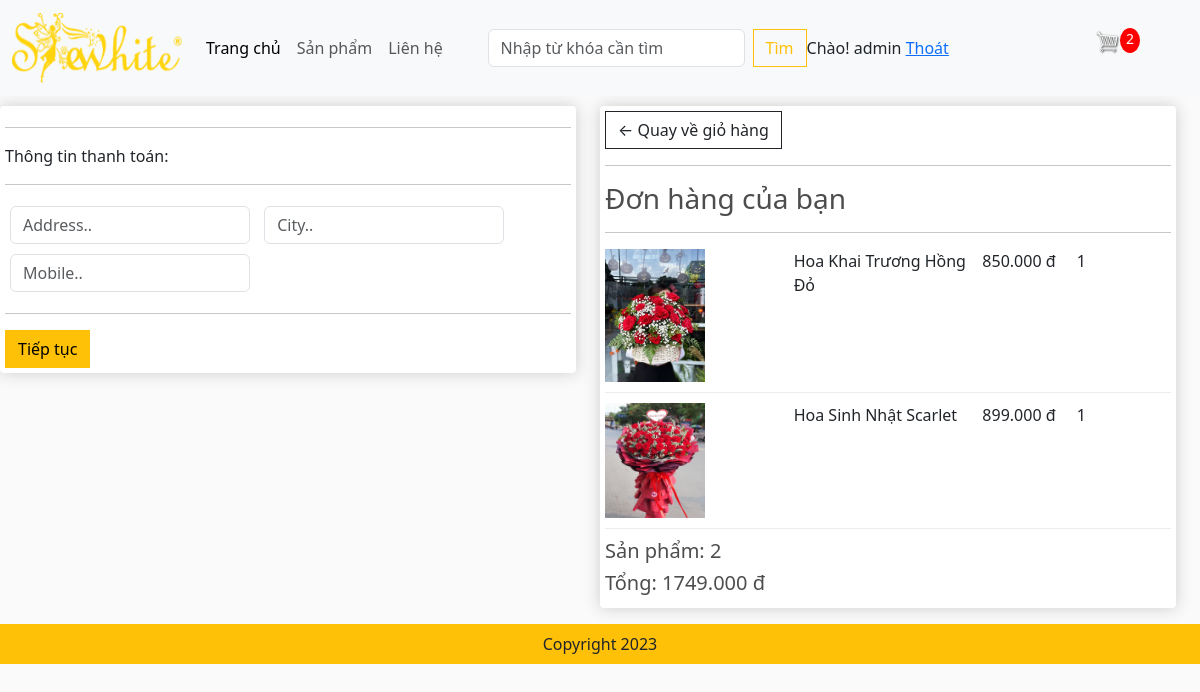
/checkout/ (signed in), run on an earlier commit of the app's database.
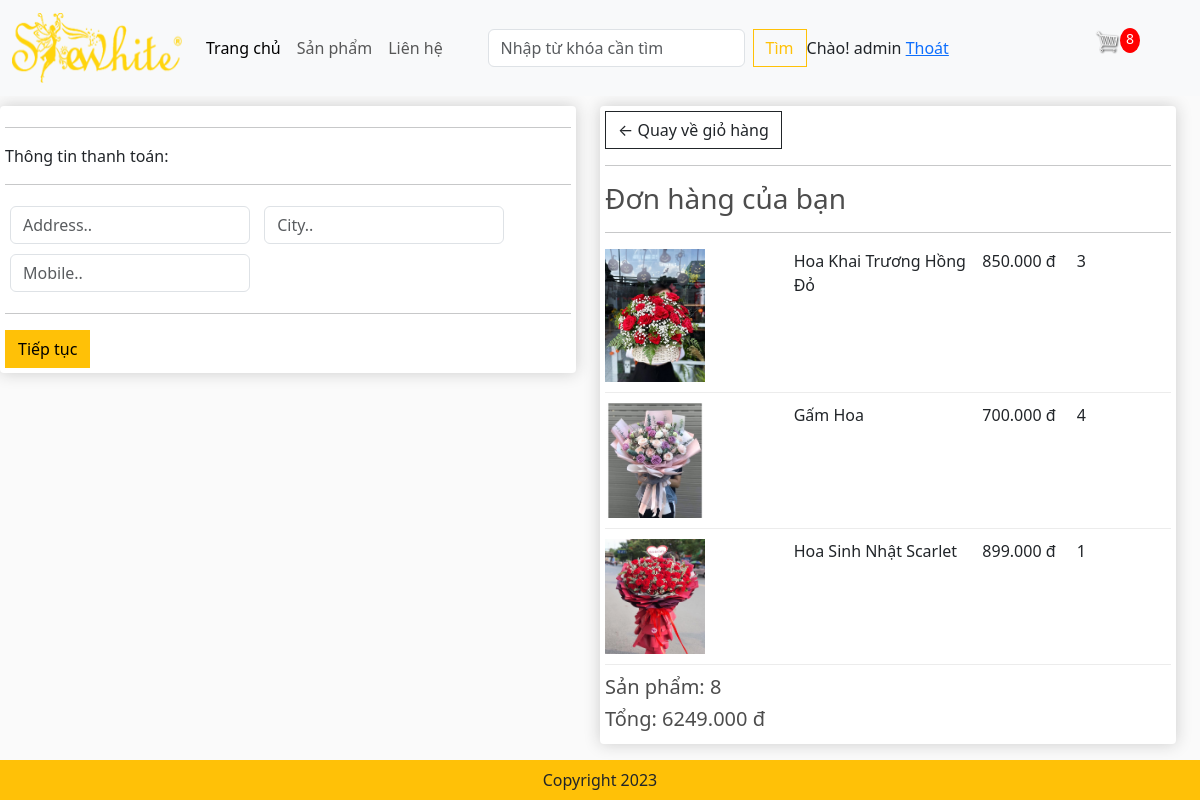
And on a later commit of the database.
### app/models.py (models this page shows, shortened)
class OrderItems(models.Model):
    product = models.ForeignKey(Product,on_delete=models.SET_NULL,blank=True,null=True)
    order = models.ForeignKey(Order,on_delete=models.SET_NULL,blank=True,null=True)
    quantity = models.IntegerField(default=0,null=True,blank=True)
    date_added = models.DateTimeField(auto_now_add=True)
    @property
    def get_total(self):
        total = self.product.price * self.quantity
        return total

class Product(models.Model):
    name = models.CharField(max_length=200,null=True)
    price = models.FloatField()
    image = models.ImageField(null=True,blank=True)
    digital = models.BooleanField(default=False,null=True,blank=False)
    detail = models.TextField(null=True,blank=True)
    @property
    def ImageURL(self):
        try:
            url = self.image.url
        except:
            url = ''
        return url

class Order(models.Model):
    customer = models.ForeignKey(User,on_delete=models.SET_NULL,blank=True,null=True)
    date_order = models.DateTimeField(auto_now_add=True)
    complete = models.BooleanField(default=False,null=True,blank=False)
    transaction_id = models.CharField(max_length=200,null=True)
    @property
    def shipping(self):
        shipping = False
        orderitems = self.orderitems_set.all()
        for i in orderitems:
            if i.product.digital == False:
                shipping = True
        return shipping
    @property
    def get_cart_items(self):
        orderitems = self.orderitems_set.all()
        total = sum([item.quantity for item in orderitems])
        return total
    def get_cart_total(self):
        orderitems = self.orderitems_set.all()
        total = sum([item.get_total for item in orderitems])
        return total

### app/views.py (the view)
# urls.py: path('checkout/', views.checkout, name="checkout"),
def checkout(request):
    if request.user.is_authenticated:
        customer = request.user
        order, created = Order.objects.get_or_create(customer = customer, complete = False)
        items = order.orderitems_set.all()
        cartItems = order.get_cart_items
        user_not_login = "hidden"
        user_login = "show"
    else:
        items = [],
        order = {'get_cart_items':0, 'get_cart_total':0, 'shipping':False}
        cartItems = order['get_cart_items']
        user_not_login = "show"
        user_login = "hidden"
    context = {'items':items, 'order':order,'cartItems':cartItems,'user_not_login':user_not_login,'user_login':user_login}
    return render(request,'app/checkout.html', context)

### app/templates/app/checkout.html (shortened to what this page needs)
{% extends 'app/base.html' %}
{% load static %}
{% block content-checkout %}
     <div class="row" style="width:100%">
		<div class="col-lg-6">
			<div class="box-element" id="form-wrapper">
				<form id="form">
					<div id="shipping-info">
						<hr>
						<p>Thông tin thanh toán:</p>
						<hr>
						<div class="form-field">
							<input class="form-control" type="text" name="address" placeholder="Address..">
						</div>
						<div class="form-field">
							<input class="form-control" type="text" name="city" placeholder="City..">
						</div>
						<div class="form-field">
							<input class="form-control" type="text" name="mobile" placeholder="Mobile..">
						</div>
					</div>
					<hr>
					<input id="form-button" class="btn btn-warning btn-block" type="submit" value="Tiếp tục">
				</form>
			</div>
			<br>
		</div>
		<div class="col-lg-6">
			<div class="box-element">
				<a  class="btn btn-outline-dark" href="{% url 'cart' %}">&#x2190; Quay về giỏ hàng</a>
				<hr>
				<h3>Đơn hàng của bạn</h3>
				<hr>
				{% for item in items %}
				<div class="cart-row">
					<div style="flex:2"><img class="row-image" src="{{item.product.ImageURL}}"></div>
					<div style="flex:2"><p>{{item.product.name}}</p></div>
					<div style="flex:1"><p>{{item.product.price | floatformat:3}} đ</p></div>
					<div style="flex:1"><p>{{item.quantity}}</p></div>
				</div>
				{% endfor %}
				<h5>Sản phẩm: {{order.get_cart_items}} </h5>
				<h5>Tổng:   {{order.get_cart_total | floatformat:3}} đ</h5>
			</div>
		</div>
	</div>
{% endblock content-checkout %}

### app/templates/app/base.html (shortened to what this page needs)
<!DOCTYPE html>
{% load static %}
<html lang="en">
<head>
    <link href="https://cdn.jsdelivr.net/npm/bootstrap@5.3.1/dist/css/bootstrap.min.css" rel="stylesheet" />
    <link href="{%static 'app/css/style.css' %}" rel="stylesheet" />
    <link href="{%static 'app/css/owl.carousel.min.css' %}" rel="stylesheet" />
    <link href="{%static 'app/css/all.min.css' %}" rel="stylesheet" />
    <link href="{%static 'app/css/main.css' %}" rel="stylesheet" />
</head>
<body>
  <nav class="navbar navbar-expand-lg bg-body-tertiary">
      <div class="container-fluid">
        <a class="navbar-brand" href="{%url 'home' %}">
            <img src="{%static 'app/images/shewhite.png' %}" width="170" height="70" alt="shewhite">
        </a>
        <div class="collapse navbar-collapse" id="navbarSupportedContent">
          <ul class="navbar-nav me-auto mb-2 mb-lg-0">
            <li class="nav-item">
              <a class="nav-link active" aria-current="page" href="{%url 'home' %}">Trang chủ</a>
            </li>
            <li class="nav-item">
              <a class="nav-link" href="#">Sản phẩm</a>
            </li>
           <li class="nav-item">
              <a class="nav-link" href="#">Liên hệ</a>
            </li>
          </ul>
          <form class="d-flex" role="search" method=POST action= "{% url 'search' %}">
            <input class="form-control me-2" type="search" placeholder="Nhập từ khóa cần tìm" aria-label="Search" name="searched">
            <button class="btn btn-outline-warning" type="submit">Tìm</button>
          </form>
        </div>
            <div class="form-inline my-2 my-lg-0" style="visibility: {{user_login}}">
                <span>Chào! {{request.user}}</span>
                <span><a href="{% url 'logout' %} "> Thoát </a></span>
            </div>
          <div class="form-inline my-2 my-lg-0 mx-5">
                <a href="{% url 'cart' %}"> <img id='cart-icon' src="{% static 'images/cart.png' %}" /></a>
               <p id='cart-total'>{{cartItems}}</p>
           </div>
      </div>
    </nav>
    {% block content-checkout %} {% endblock content-checkout %}
    <footer class="container--fluid bg-warning text-center fixed-bottom p-2 mt-3 footer ">
        Copyright 2023
    </footer>
</body>
</html>

What changed in the data, as far as the page shows it:
changed OrderItems "Hoa Khai Trương Hồng Đỏ": quantity "1" → "3"
added OrderItems: product.ImageURL (picture), product.name "Gấm Hoa", product.price "700.000", quantity "4"
changed through a linked row, Order: get_cart_items "2" → "8"; get_cart_total "1749.000" → "6249.000"
Also different on the page:
{{ cartItems }}: "2" → "8"
